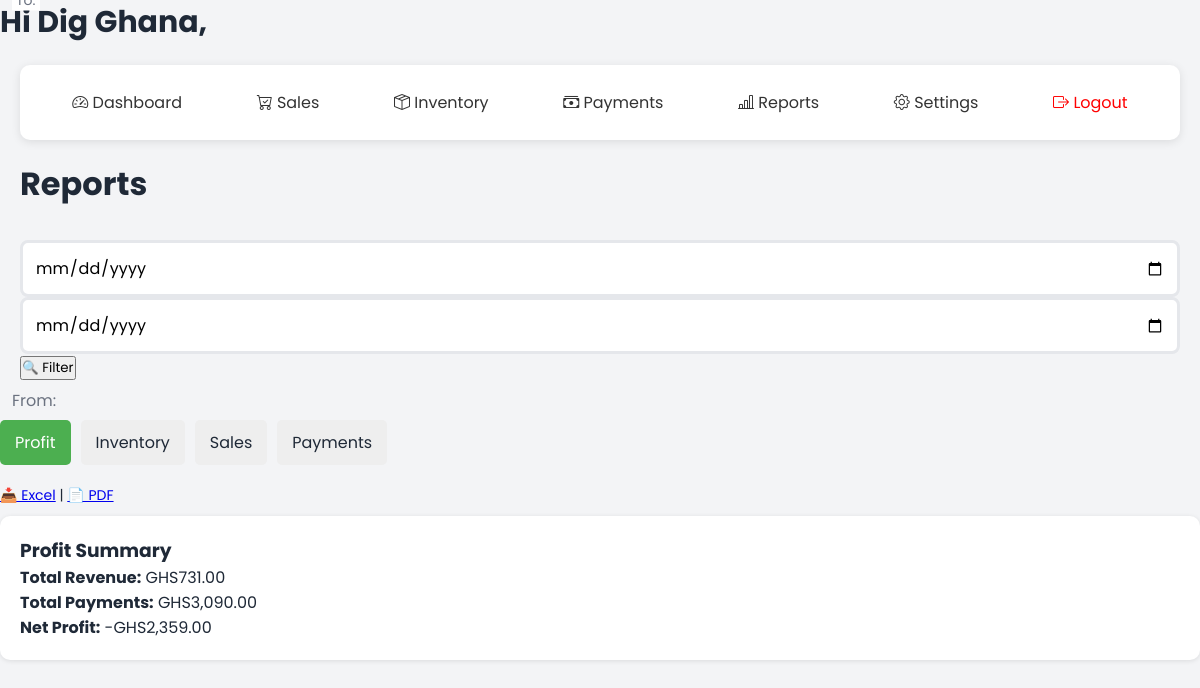
The app's page /reports (signed in) with its own data.
### models/user.py (models this page shows, shortened)
class User(UserMixin, db.Model):
    __tablename__ = 'users'
    id = db.Column(db.Integer, primary_key=True)
    business_name = db.Column(db.String(100))
    name = db.Column(db.String(100), nullable=False)
    email = db.Column(db.String(120), unique=True, nullable=False)
    password_hash = db.Column(db.String(200))
    created_at = db.Column(db.DateTime, default=datetime.utcnow)
    currency_code = db.Column(db.String(5), default='GHS')  # e.g., 'GHS', 'USD', etc.
    logo_path = db.Column(db.String(255))
    products = db.relationship('Product', backref='user', lazy=True, cascade='all, delete-orphan')
    sales = db.relationship('Sale', backref='user', lazy=True, cascade='all, delete-orphan')
    payments = db.relationship('Payment', backref='user', lazy=True, cascade='all, delete-orphan')

### app.py (the view, shortened to what this page needs)
@app.route('/reports')
@login_required
def reports():
    sales_data = Sale.query.all()
    payments_data = Payment.query.all()
    start = request.args.get('start')
    end = request.args.get('end')
    def date_filter(query, model):
        return query
    payments = date_filter(Payment.query.filter_by(user_id=current_user.id), Payment).all()
    sales = date_filter(Sale.query.filter_by(user_id=current_user.id), Sale).all()
    inventory = Product.query.filter_by(user_id=current_user.id).all()
    sales_by_product = defaultdict(lambda: {'quantity': 0, 'revenue': 0})
    for s in sales:
        pname = s.product.name if s.product else 'Unknown'
        sales_by_product[pname]['quantity'] += s.quantity
        sales_by_product[pname]['revenue'] += s.price * s.quantity
    payments_by_type = defaultdict(float)
    for p in payments:
        key = f"{p.payment_type} - {p.description or 'Other'}"
        payments_by_type[key] += p.amount
    inventory_data = []
    for p in inventory:
        inventory_data.append({
            'name': p.name,
            'quantity': p.quantity,
            'cost_price': p.cost_price,
            'selling_price': p.selling_price,
            'value': p.cost_price * p.quantity
        })
    total_revenue = sum(val['revenue'] for val in sales_by_product.values())
    total_payments = sum(payments_by_type.values())
    profit = total_revenue - total_payments
    return render_template(
        'reports.html',
        sales_data=sales_data,
        payments_data=payments_data,
        sales_by_product=sales_by_product,
        payments_by_type=payments_by_type,
        inventory_data=inventory_data,
        total_revenue=total_revenue,
        total_payments=total_payments,
        profit=profit,
        start=start,
        end=end
    )

### app.py (called while the page is built)
@app.template_filter('currency')
def format_currency_filter(value, currency=None):
    if not value:
        return ''
    if not currency:
        currency = getattr(current_user, 'currency_code', 'GHS')  # ✅ Correct field
    try:
        return format_currency(value, currency, locale='en')
    except:
        return f"{currency} {value:,.2f}"

@app.before_request
def load_user():
    if 'user_id' in session:
        g.user = db.session.get(User, session['user_id'])

@login_manager.user_loader
def load_user(user_id):
    return User.query.get(int(user_id))  # assuming you're using SQLAlchemy and User has an id

@app.context_processor
def inject_user():
    return dict(current_user=current_user)

### templates/reports.html (shortened to what this page needs)
<!DOCTYPE html>
<html lang="en">
<head>
    <link rel="stylesheet" href="{{ url_for('static', filename='css/styles.css') }}">
    <link rel="stylesheet" href="https://cdn.jsdelivr.net/npm/bootstrap-icons@1.10.5/font/bootstrap-icons.css">
</head>
<body>
    <span style="font-weight: bold; font-size: 30px; text-align: center;">
                    {% if current_user.is_authenticated and current_user.business_name %}
                                   Hi {{ current_user.business_name }},
                    {% else %}
                        AKONTABU
                    {% endif %}
  </span>
    <div class="dashboard-container">
        <div class="nav-bar">
            <div class="nav-links">
              <a href="{{ url_for('dashboard') }}" class="nav-link"><i class="bi bi-speedometer2"></i> Dashboard</a>
              <a href="{{ url_for('sales') }}" class="nav-link"><i class="bi bi-cart-check"></i> Sales</a>
              <a href="{{ url_for('inventory') }}" class="nav-link"><i class="bi bi-box-seam"></i> Inventory</a>
              <a href="{{ url_for('payments') }}" class="nav-link"><i class="bi bi-cash-stack"></i> Payments</a>
              <a href="{{ url_for('reports') }}" class="nav-link"><i class="bi bi-bar-chart-line"></i> Reports</a>
              <a href="{{ url_for('settings') }}" class="nav-link"><i class="bi bi-gear"></i> Settings</a>
              <a href="{{ url_for('logout') }}" class="nav-link" style="color:red;"><i class="bi bi-box-arrow-right"></i> Logout</a>
            </div>
        </div>
        <h1>Reports</h1>
        <form method="GET" action="{{ url_for('reports') }}" style="margin-bottom: 20px;">
            <label for="start">From:</label>
            <input type="date" name="start" id="start" value="{{ start or '' }}" required>
            <label for="end">To:</label>
            <input type="date" name="end" id="end" value="{{ end or '' }}" required>
            <button type="submit">🔍 Filter</button>
        </form>
    </div>
    <div class="tabs">
        <div class="tab active" data-tab="profit">Profit</div>
        <div class="tab" data-tab="inventory">Inventory</div>
        <div class="tab" data-tab="sales">Sales</div>
        <div class="tab" data-tab="payments">Payments</div>
    </div>
    <div class="export-buttons">
        <a id="excel-btn" href="/export/profit/excel">📥 Excel</a> |
        <a id="pdf-btn" href="/export/profit/pdf">📄 PDF</a>
    </div>
    <div id="profit" class="tab-content active">
        <h3>Profit Summary</h3>
        <p><strong>Total Revenue:</strong> {{ total_revenue|round(2) | currency}}</p>
        <p><strong>Total Payments:</strong> {{ total_payments|round(2) | currency }}</p>
        <p><strong>Net Profit:</strong> {{ profit|round(2) | currency }}</p>
    </div>
</body>
</html>

### static/css/styles.css (style rules this page uses)
:root { --primary-color: #2563eb; --secondary-color: #1e40af; --text-color: #1f2937; --error-color: #dc2626; --success-color: #059669; --background-color: #f3f4f6; }
* { margin: 0; padding: 0; box-sizing: border-box; font-family: 'Poppins', sans-serif; }
body { background-color: var(--background-color); color: var(--text-color); min-height: 100vh; }
h1 { font-size: 2rem; margin-bottom: 2rem; color: var(--text-color); }
input, select { width: 100%; padding: 0.75rem; border: 3px solid #e5e7eb; border-radius: 0.5rem; font-size: 1rem; transition: all 0.3s ease; box-shadow: #0B3D2E; }
label { position: absolute; left: 0.75rem; top: 50%; transform: translateY(-50%); color: #6b7280; transition: all 0.3s ease; pointer-events: none; }
input:focus ~ label, input:not(:placeholder-shown) ~ label { top: 0; font-size: 0.875rem; background-color: white; padding: 0 0.25rem; }

### templates/reports.html (style rules this page uses)
.dashboard-container { max-width: 1200px; margin: 0 auto; padding: 20px; }
.nav-bar { background: #fff; padding: 15px; border-radius: 10px; box-shadow: 0 2px 10px rgba(0,0,0,0.1); margin-bottom: 20px; }
.nav-links { display: flex; justify-content: space-around; }
.nav-link { text-decoration: none; color: #333; padding: 10px 20px; border-radius: 5px; transition: background 0.3s ease; }
.tabs { display: flex; margin-bottom: 20px; gap: 10px; }
.tab { padding: 10px 15px; background: #eee; cursor: pointer; border-radius: 5px; }
.tab.active { background: #4CAF50; color: white; }
.tab-content { display: none; background: #fff; padding: 20px; border-radius: 10px; box-shadow: 0 1px 5px rgba(0,0,0,0.1); margin-top: 10px; }
.export-buttons { margin-top: 10px; margin-bottom: 10px; font-size: 14px; }
.tab-content.active { display: block; }

### records on screen
User: business_name "Dig Ghana", currency_code "GHS731.00", currency_code "GHS3,090.00", currency_code "-GHS2,359.00"
